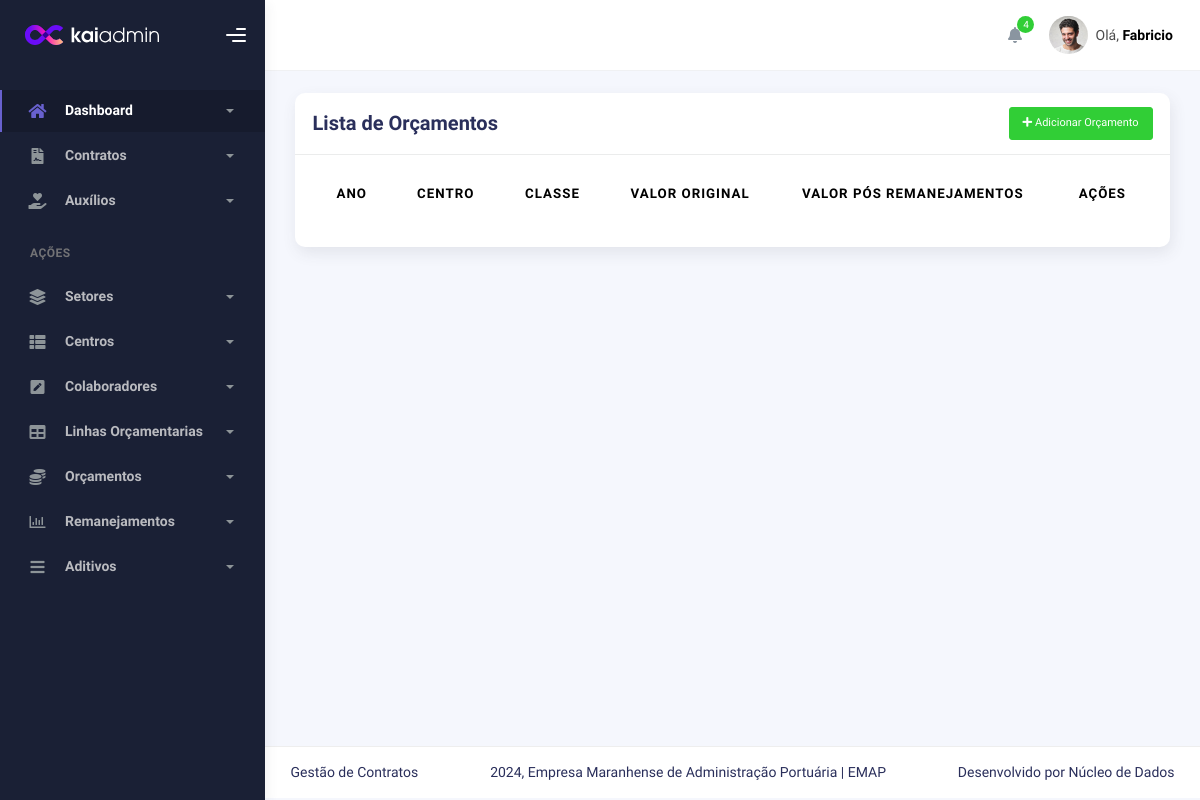
The app's page /contratos/orcamentos/, older data.
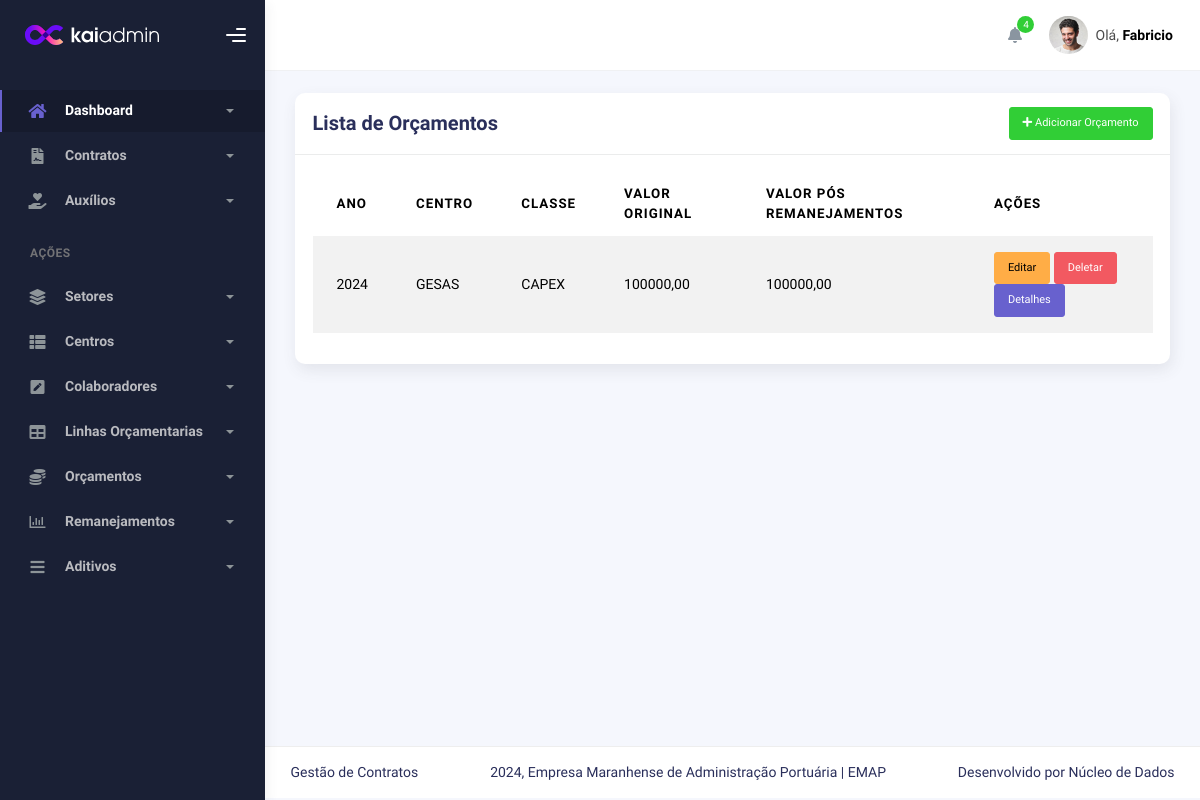
The same page, newer data.
### contract/models.py (models this page shows, shortened)
class Orcamento(models.Model):
    ano = models.IntegerField()
    centro = models.ForeignKey(CentroDeCustoGestor, on_delete=models.CASCADE)
    CLASSE_CHOICES = [
        ('A', 'OPEX'),
        ('B', 'CAPEX'),
    ]
    classe = models.CharField(max_length=100, choices=CLASSE_CHOICES, blank=True, null=True)
    valor = models.DecimalField(max_digits=10, decimal_places=2, default=0)
    @property
    def valores_adicionados(self):
        if self.pk:
            return self.orcamentos_externos.filter(tipo_movimentacao='entrada').aggregate(total=Sum('valor'))['total'] or 0
        return 0
    @property
    def valores_enviados(self):
        if self.pk:
            return self.orcamentos_externos.filter(tipo_movimentacao='retirada').aggregate(total=Sum('valor'))['total'] or 0
        return 0
    @property
    def valor_total(self):
        if self.pk:
            return self.valor + self.valores_adicionados - self.valores_enviados
        return self.valor
    class Meta:
        verbose_name = 'Orçamento'
        verbose_name_plural = 'Orçamentos'
        unique_together = ('ano', 'centro', 'classe')

class CentroDeCustoGestor(models.Model):
    nome = models.CharField(max_length=100,unique=True)
    def __str__(self):
        return self.nome

### contract/views.py (the view)
# urls.py: path('orcamentos/', OrcamentoListView.as_view(), name='orcamento_list'),
class OrcamentoListView(ListView):
    model = Orcamento
    template_name = 'orcamentos/orcamento_list.html'
    context_object_name = 'orcamentos'

### contract/templates/orcamentos/orcamento_list.html
{% extends 'index.html' %}
{% block 'conteudo' %}
<div class="container">
    <div class="page-inner">
        <div class="row">
            <div class="col-md-12">
                <div class="card">
                    <div class="card-header d-flex justify-content-between align-items-center">
                        <h4 class="card-title">Lista de Orçamentos</h4>
                        <a href="{% url 'orcamento_create' %}" class="btn btn-success btn-sm">
                            <i class="fas fa-plus"></i> Adicionar Orçamento
                        </a>
                    </div>
                    <div class="card-body">
                        <table class="table table-striped">
                            <thead>
                                <tr>
                                    <th>Ano</th>
                                    <th>Centro</th>
                                    <th>Classe</th>
                                    <th>Valor Original</th>
                                    <th>Valor Pós Remanejamentos</th>
                                    <th>Ações</th>
                                </tr>
                            </thead>
                            <tbody>
                                {% for orcamento in orcamentos %}
                                <tr>
                                    <td>{{ orcamento.ano }}</td>
                                    <td>{{ orcamento.centro }}</td>
                                    <td>{{ orcamento.get_classe_display }}</td>
                                    <td>{{ orcamento.valor }}</td>
                                    <td>{{ orcamento.valor_total }}</td>
                                    <td>
                                        <a href="{% url 'orcamento_update' orcamento.pk %}" class="btn btn-warning btn-sm">Editar</a>
                                        <a href="{% url 'orcamento_delete' orcamento.pk %}" class="btn btn-danger btn-sm">Deletar</a>
                                        <a href="{% url 'orcamento_detail' orcamento.pk %}" class="btn btn-secondary btn-sm">Detalhes</a>
                                    </td>
                                </tr>
                                {% endfor %}
                            </tbody>
                        </table>
                    </div>
                </div>
            </div>
        </div>
    </div>
</div>
{% endblock %}

Row changes from the older to the newer data that the page shows:
added Orcamento: ano "2024", centro "GESAS", classe "CAPEX", valor "100000,00", valor_total "100000,00"
